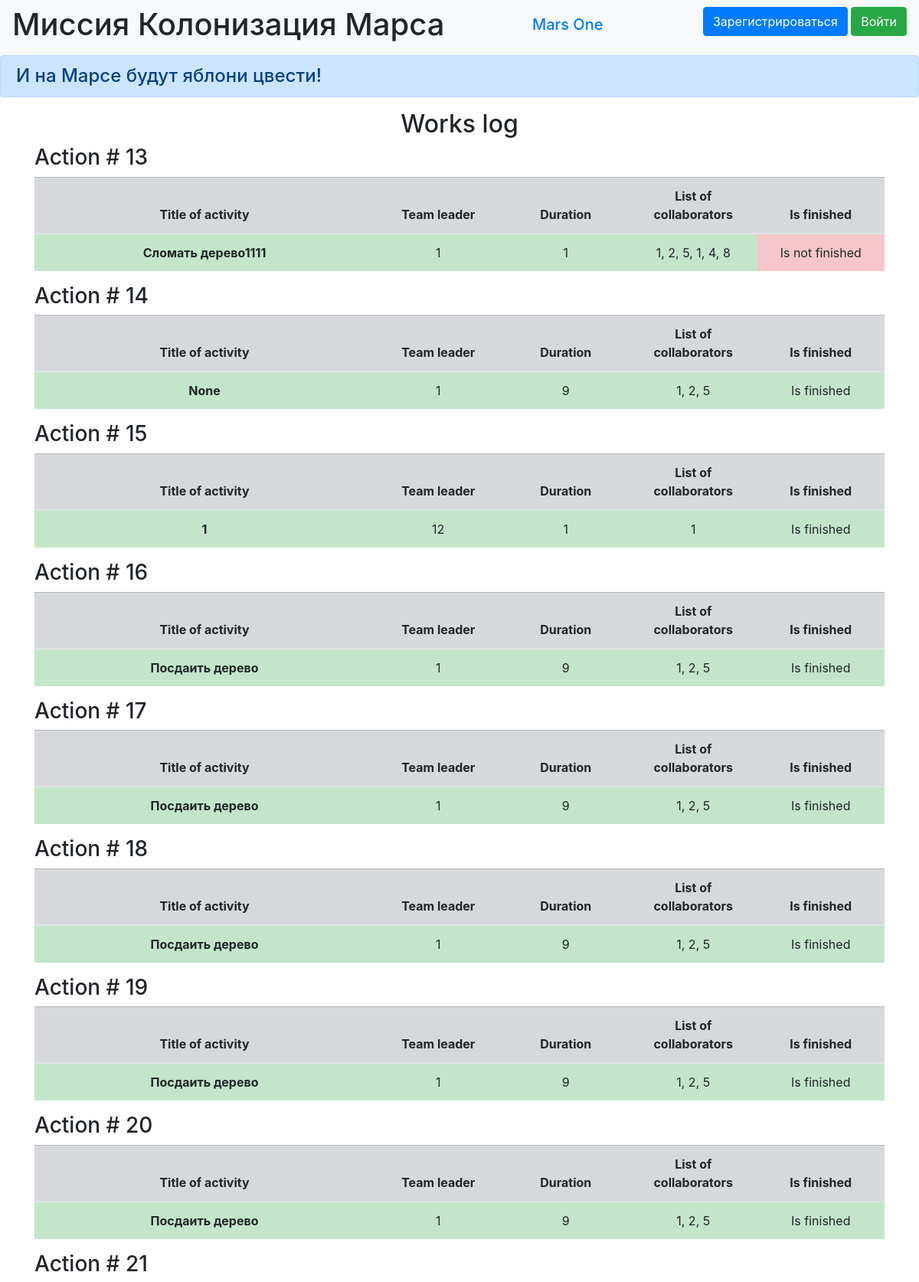
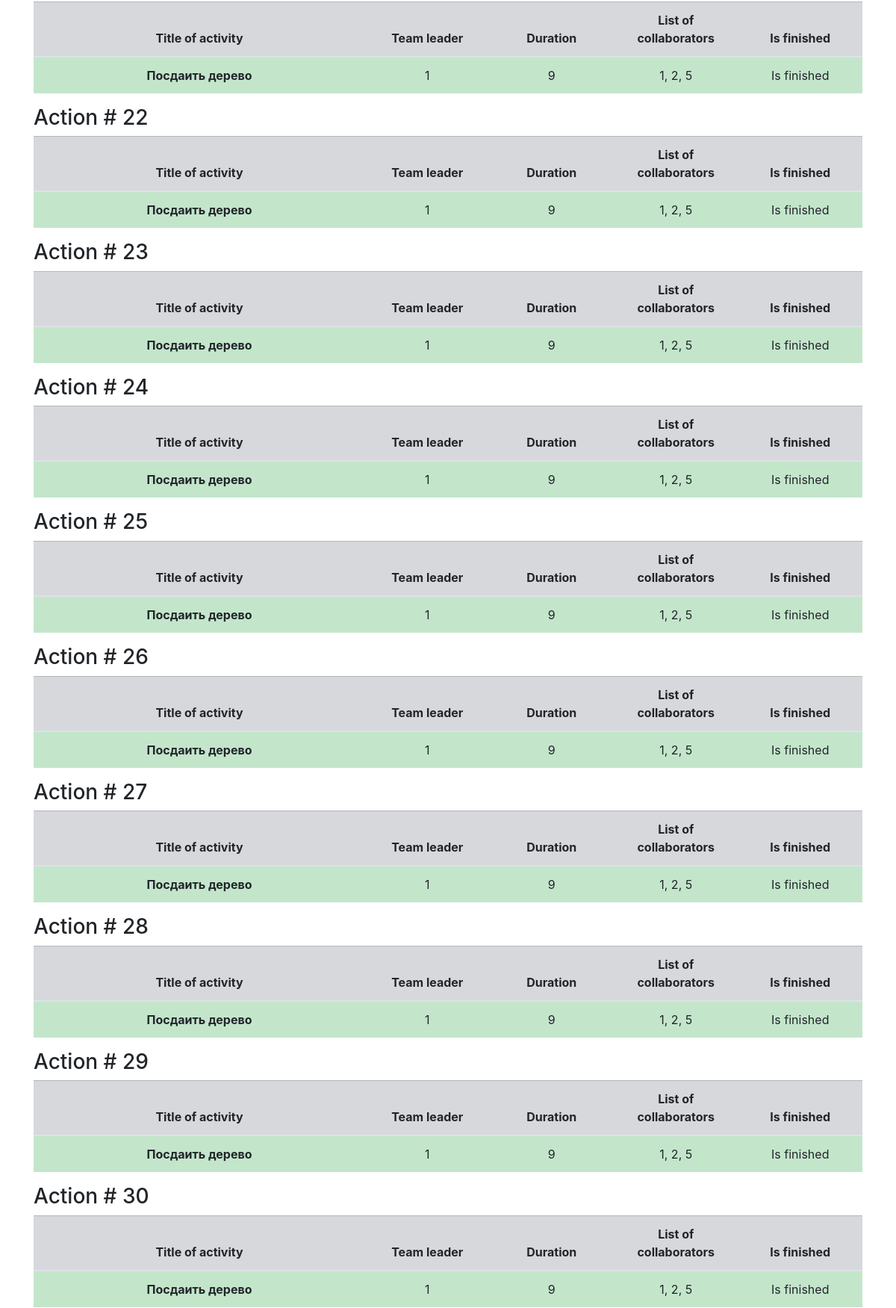
Page /jobs (upper part) on the committed database (2 pictures, top to bottom).
### data/jobs.py (models this page shows, shortened)
class Jobs(SqlAlchemyBase):
    __tablename__ = 'jobs'
    id = sqlalchemy.Column(sqlalchemy.Integer,
                           primary_key=True, autoincrement=True)
    team_leader = sqlalchemy.Column(sqlalchemy.Integer,
                                    sqlalchemy.ForeignKey("users.id"))
    job = sqlalchemy.Column(sqlalchemy.String, nullable=True)
    work_size = sqlalchemy.Column(sqlalchemy.Integer, nullable=True)
    collaborators = sqlalchemy.Column(sqlalchemy.String, nullable=True)
    start_date = sqlalchemy.Column(sqlalchemy.DateTime,
                                   default=datetime.datetime.now)
    end_date = sqlalchemy.Column(sqlalchemy.DateTime,
                                 default=datetime.datetime.now)
    is_finished = sqlalchemy.Column(sqlalchemy.Boolean, default=True)
    user = orm.relationship("User")

### main.py (the view)
@app.route("/jobs")
def jobs():
    db_sess = db_session.create_session()
    jobs = db_sess.query(Jobs).all()
    return render_template("jobs.html", jobs=jobs)

### data/db_session.py (called while the page is built)
def create_session() -> Session:
    global __factory
    return __factory()

### templates/jobs.html (shortened to what this page needs)
{% extends "base.html" %}
{% block content %}
<h2>Works log</h2>
{% for item in jobs %}
<h3>Action # {{item.id}}</h3>
<table class="table">
  <thead>
    <tr class="table-secondary">
      <th scope="col" width="40%" >Title of activity</th>
      <th scope="col" width="15%">Team leader</th>
      <th scope="col" width="15%">Duration</th>
      <th scope="col" width="15%">List of collaborators</th>
      <th scope="col" width="15%">Is finished</th>
    </tr>
  </thead>
  <tbody>
    <tr>
      <th scope="row" class="table-success">{{item.job}}</th>
      <td class="table-success">{{item.team_leader}}</td>
      <td class="table-success">{{item.work_size}}</td>
      <td class="table-success">{{item.collaborators}}</td>
      {% if item.is_finished == True %}
      <td class="table-success">Is finished</td>
      {% elif item.is_finished == False %}
      <td class="table-danger">Is not finished</td>
      {% endif %}
    </tr>
  </tbody>
</table>
{% endfor %}
{% endblock %}

### static/css/style.css (style rules this page uses)
th, tr, td, .center-text { text-align: center; vertical-align: middle; }
h2 { text-align: center; }

### rows in the picture
Jobs: id "13", job "Сломать дерево1111", team_leader "1", work_size "1", collaborators "1, 2, 5, 1, 4, 8", is_finished "Is not finished"
Jobs: id "14", job "None", team_leader "1", work_size "9", collaborators "1, 2, 5", is_finished "Is finished"
Jobs: id "15", job "1", team_leader "12", work_size "1", collaborators "1", is_finished "Is finished"
Jobs: id "16", job "Посдаить дерево", team_leader "1", work_size "9", collaborators "1, 2, 5", is_finished "Is finished"
Jobs: id "17", job "Посдаить дерево", team_leader "1", work_size "9", collaborators "1, 2, 5", is_finished "Is finished"
Jobs: id "18", job "Посдаить дерево", team_leader "1", work_size "9", collaborators "1, 2, 5", is_finished "Is finished"
Jobs: id "19", job "Посдаить дерево", team_leader "1", work_size "9", collaborators "1, 2, 5", is_finished "Is finished"
Jobs: id "20", job "Посдаить дерево", team_leader "1", work_size "9", collaborators "1, 2, 5", is_finished "Is finished"
Jobs: id "21", job "Посдаить дерево", team_leader "1", work_size "9", collaborators "1, 2, 5", is_finished "Is finished"
Jobs: id "22", job "Посдаить дерево", team_leader "1", work_size "9", collaborators "1, 2, 5", is_finished "Is finished"
Jobs: id "23", job "Посдаить дерево", team_leader "1", work_size "9", collaborators "1, 2, 5", is_finished "Is finished"
Jobs: id "24", job "Посдаить дерево", team_leader "1", work_size "9", collaborators "1, 2, 5", is_finished "Is finished"
Jobs: id "25", job "Посдаить дерево", team_leader "1", work_size "9", collaborators "1, 2, 5", is_finished "Is finished"
Jobs: id "26", job "Посдаить дерево", team_leader "1", work_size "9", collaborators "1, 2, 5", is_finished "Is finished"
Jobs: id "27", job "Посдаить дерево", team_leader "1", work_size "9", collaborators "1, 2, 5", is_finished "Is finished"
Jobs: id "28", job "Посдаить дерево", team_leader "1", work_size "9", collaborators "1, 2, 5", is_finished "Is finished"
Jobs: id "29", job "Посдаить дерево", team_leader "1", work_size "9", collaborators "1, 2, 5", is_finished "Is finished"
Jobs: id "30", job "Посдаить дерево", team_leader "1", work_size "9", collaborators "1, 2, 5", is_finished "Is finished"
